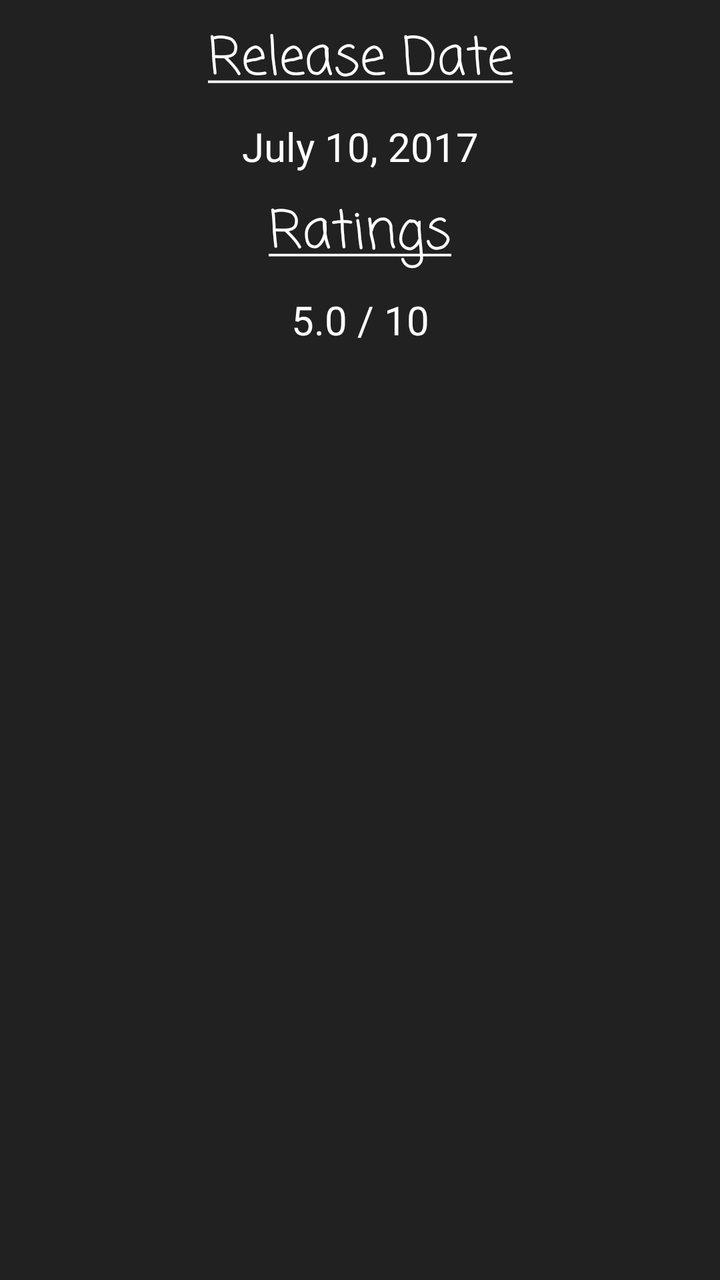
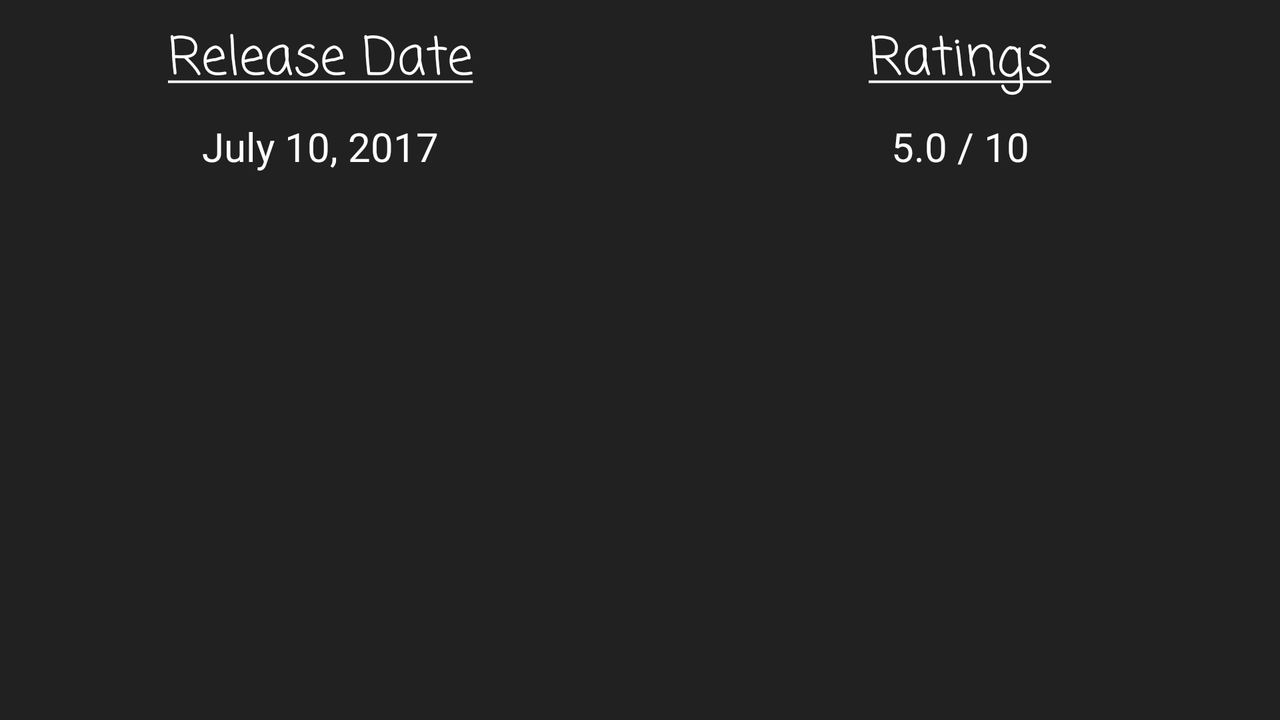

An Android layout and its configuration variant, each rendered on a device that would load it. The default file and the variant file are quoted in full after the pictures.
<!-- AndroidManifest.xml: application theme AppTheme -->
<!-- res/layout/details_ratings_release_date.xml -->
<?xml version="1.0" encoding="utf-8"?>
<layout
    xmlns:android="http://schemas.android.com/apk/res/android"
    xmlns:tools="http://schemas.android.com/tools">

    <LinearLayout
        android:layout_width="match_parent"
        android:layout_height="match_parent"
        android:background="@color/colorPrimaryDark"
        android:orientation="vertical">

        <LinearLayout
            android:layout_width="match_parent"
            android:layout_height="wrap_content"
            android:orientation="vertical">

            <TextView
                android:id="@+id/tv_release_date_label"
                style="@style/detailsHeaderTheme"
                android:layout_width="match_parent"
                android:layout_height="wrap_content"
                android:layout_weight="1"
                android:text="@string/tv_release_date_label" />

            <TextView
                android:id="@+id/tv_release_date"
                style="@style/detailsItemTheme"
                android:layout_width="match_parent"
                android:layout_height="wrap_content"
                android:layout_weight="1"
                tools:text="July 10, 2017" />

        </LinearLayout>

        <LinearLayout
            android:layout_width="match_parent"
            android:layout_height="wrap_content"
            android:orientation="vertical">

            <TextView
                android:id="@+id/tv_ratings_label"
                style="@style/detailsHeaderTheme"
                android:layout_width="match_parent"
                android:layout_height="wrap_content"
                android:layout_weight="1"
                android:text="@string/tv_ratings_label"
                android:textAllCaps="false" />

            <TextView
                android:id="@+id/tv_ratings"
                style="@style/detailsItemTheme"
                android:layout_width="match_parent"
                android:layout_height="wrap_content"
                android:layout_weight="1"
                tools:text="5.0 / 10" />

        </LinearLayout>

    </LinearLayout>
</layout>
<!-- resources referenced by this layout -->
<resources>
  <color name="colorPrimaryDark">#212121</color>
  <string name="tv_ratings_label"><u>Ratings</u></string>
  <string name="tv_release_date_label"><u>Release Date</u></string>
  <style name="detailsHeaderTheme">
          <item name="android:textColor">@android:color/white</item>
          <item name="android:textSize">@dimen/header_text_size</item>
          <item name="android:fontFamily">casual</item>
          <item name="android:gravity">center</item>
          <item name="android:paddingTop">10dp</item>
          <item name="android:paddingBottom">10dp</item>
      </style>
  <style name="detailsItemTheme">
          <item name="android:textColor">@android:color/white</item>
          <item name="android:textSize">@dimen/normal_text_size</item>
          <item name="android:gravity">center</item>
          <item name="android:paddingLeft">8dp</item>
          <item name="android:paddingRight">8dp</item>
      </style>
  <style name="AppTheme" parent="Theme.AppCompat.Light.DarkActionBar">
          
          <item name="colorPrimary">@color/colorPrimary</item>
          <item name="colorPrimaryDark">@color/colorPrimaryDark</item>
          <item name="colorAccent">@color/colorAccent</item>
          <item name="preferenceTheme">@style/PreferenceThemeOverlay</item>
          <item name="android:textSize">@dimen/header_text_size</item>
      </style>
  <dimen name="header_text_size">26sp</dimen>
  <dimen name="normal_text_size">20sp</dimen>
  <color name="colorPrimary">#424242</color>
  <color name="colorAccent">#0277BD</color>
</resources>
<!-- res/layout-land/details_ratings_release_date.xml (the repository's variant of the layout above) -->
<!-- drawn on the phone turned sideways -->
<?xml version="1.0" encoding="utf-8"?>
<layout
    xmlns:android="http://schemas.android.com/apk/res/android"
    xmlns:tools="http://schemas.android.com/tools">

    <LinearLayout
        android:layout_width="match_parent"
        android:layout_height="match_parent"
        android:background="@color/colorPrimaryDark"
        android:orientation="horizontal">

        <LinearLayout
            android:layout_width="0dp"
            android:layout_height="wrap_content"
            android:orientation="vertical"
            android:layout_weight="1">

            <TextView
                android:id="@+id/tv_release_date_label"
                style="@style/detailsHeaderTheme"
                android:layout_width="match_parent"
                android:layout_height="wrap_content"
                android:text="@string/tv_release_date_label" />

            <TextView
                android:id="@+id/tv_release_date"
                style="@style/detailsItemTheme"
                android:layout_width="match_parent"
                android:layout_height="wrap_content"
                tools:text="July 10, 2017" />

        </LinearLayout>

        <LinearLayout
            android:layout_width="0dp"
            android:layout_height="wrap_content"
            android:layout_weight="1"
            android:orientation="vertical">

            <TextView
                android:id="@+id/tv_ratings_label"
                style="@style/detailsHeaderTheme"
                android:layout_width="match_parent"
                android:layout_height="wrap_content"
                android:text="@string/tv_ratings_label"
                android:textAllCaps="false" />

            <TextView
                android:id="@+id/tv_ratings"
                style="@style/detailsItemTheme"
                android:layout_width="match_parent"
                android:layout_height="wrap_content"
                tools:text="5.0 / 10" />

        </LinearLayout>

    </LinearLayout>
</layout>
